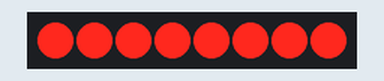
This sketch was run on a simulated Arduino Nano, built with avr-gcc and run on an emulated ATmega328P. On the bench: 8 shift-register outputs drawn as a row of LEDs (first output left, lit = HIGH). Wiring (inferred from the names in the program): shift register (74HC595): data pin 6; shift clock pin 8; latch pin 7. Wiring (inferred from the signals the program sends): row of LEDs: on Q0, Q1, Q2, Q3, Q4, Q5, Q6, Q7.

Above: at 0.5 s.
At 3.5 s:
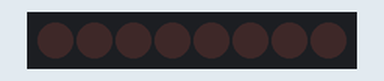
Timing chart, 0 to 4.6 s (numbered marks = the images above):
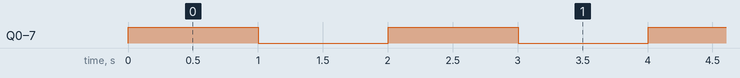

The sketch:

ASCD_Nano_Test_Charge_Discharge_Mosfets.ino
```cpp
// (licence header left out)
// Latch pin (ST_CP) of 74HC595
const byte latchPin = 7;
// Clock pin (SH_CP) of 74HC595
const byte clockPin = 8;
// Data in (DS) of 74HC595
const byte dataPin = 6;

const byte modules = 4; // Number of Modules

typedef struct
{
    // Pin Definitions
    const byte chargeMosfetPin;
    const byte dischargeMosfetPin;
} Modules;

Modules module[modules] =
    {
        {0, 1},
        {2, 3},
        {4, 5},
        {6, 7}};

void setup()
{

    // Set pins to output so you can control the shift register
    pinMode(latchPin, OUTPUT);
    pinMode(clockPin, OUTPUT);
    pinMode(dataPin, OUTPUT);
    digitalWrite(latchPin, LOW);
}

void loop()
{
    for (byte i = 0; i < modules; i++)
    {
        digitalSwitch(module[i].chargeMosfetPin, 1);
        digitalSwitch(module[i].dischargeMosfetPin, 1);
    }
    delay(1000);
    for (byte i = 0; i < modules; i++)
    {
        digitalSwitch(module[i].chargeMosfetPin, 0);
        digitalSwitch(module[i].dischargeMosfetPin, 0);
    }
    delay(1000);
}

void digitalSwitch(byte j, bool value)
{
    byte baseTwo = 1;
    byte eightBitDecimal = 0;
    static bool digitalPinsState[8]; // Boolean Array for all the Shift Register Pin Values (LOW/HIGH - 0/1)
    digitalPinsState[j] = value;
    for (byte i = 0; i < 8; i++)
    {
        if (digitalPinsState[i] == 1)
            eightBitDecimal += baseTwo;
        baseTwo *= 2;
    }
    // Take the latchPin LOW
    digitalWrite(latchPin, LOW);
    // Shift out the bits:
    shiftOut(dataPin, clockPin, MSBFIRST, eightBitDecimal);
    // Take the latchPin HIGH
    digitalWrite(latchPin, HIGH);
}
```

Measured:
- by itself, Q0–7: alternates HIGH for 1.0 s and LOW for 1.0 s
